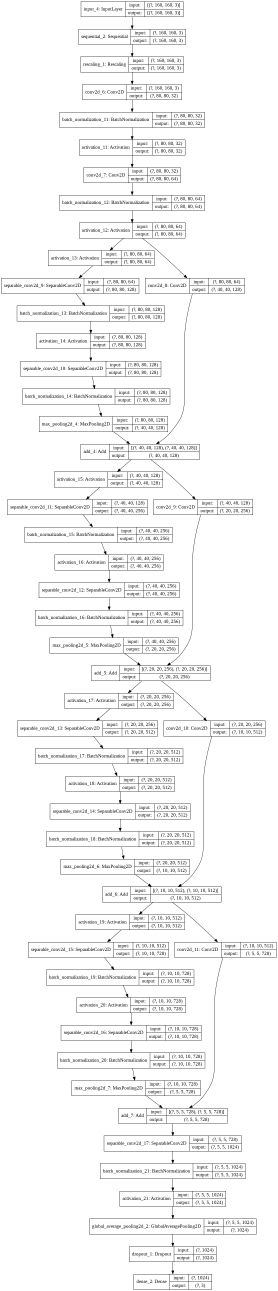
#> input picture Colab Notebooks/covid-chestxray-dataset-master/COVID19_images/model.png, 1111 x 5164 px, given as the content of the folder /content/gdrive/My Drive/Colab Notebooks/scraped, which was not available (shown at 1/4 size)
$ jupyter execute Data_Collection_and_Preprocessing.ipynb   (shell and % lines are left out)   (older library calls are emulated)   (text cells are left out)
#> lines starting #> are read from the running program, lines starting #| are printed output that depends on the picture; pictures that were not available may be replaced by others from this repository, and a replacement may not be noted
#> (the call stopped at in download_images, `remote = urllib.request.urlopen(url)`: the network is not available in this run)
[cell 1]
# get the data in as usual
from google.colab import drive
import urllib.request
import os.path
from PIL import Image
import shutil, os
import zipfile
import matplotlib.pyplot as plt
import numpy as np
import pandas as pd
import pprint
import matplotlib.pyplot as plt
import seaborn as sns
import glob

[cell 2]
from google.colab import drive
drive.mount('/content/gdrive', force_remount= True)
 # %cd /content/gdrive/My\ Drive/ # need to mount to Google Drive
os.chdir("/content/gdrive/My Drive/Colab Notebooks/covid-chestxray-dataset-master/COVID19_images") ### for my testing

[cell 3]
#This function is for downloading images from a link and unzipping them to a specfied directory
def download_images(working_directory, url):

  #Working directory is where you want to files to be downloaded
  working_directory = working_directory
  #URL is the download link. **NOTE THAT THIS DOESN'T WORK WITH KAGGLE**
  url = url

  #Set the current working directory
  try:
    os.chdir(working_directory)
  except Exception as e:
    print(e)

  remote = urllib.request.urlopen(url)  # read remote file
  data = remote.read()  # read from remote file
  remote.close()  # close urllib request
  local = open('download.zip', 'wb')  # write binary to local file
  local.write(data)
  local.close()  # close file

  #Try to unzip the files
  try:
    with zipfile.ZipFile("download.zip", 'r') as zip_ref:
      zip_ref.extractall()
    print("Unzipping files successful!")

  except Exception as e:
    print(e)

#Example use:
#working_directory = "/content/gdrive/My Drive/Colab Notebooks/scraped"
#url = "http://images.cocodataset.org/zips/val2017.zip"
#download_images(working_directory, url)

[cell 4]
#This function is for searching the given directory and all subfolders for images and
#placing them into one of three folders (healthy, bacterial, or covid) in the specified directory.
#If the folders don't already exist, then they will be created.
#Image directory is the parent directory containing the images (can also be in the subfolders)
#Working directory is where you want the folders to be created and images to be moved
#Status is the type of image contained the the image_directory folder. Must be one type.

def move_images(image_directory, working_directory, status):
#> called with status = 'covid'
  image_directory = image_directory
  working_directory = working_directory
  status = status
  os.chdir(working_directory)

  dirName = 'images_directory' #### changed this

  try:
      # Create target Directory
      os.mkdir(dirName)
      print("\nDirectory" , dirName ,  "created")
  except FileExistsError:
      print("\nDirectory" , dirName ,  "already exists")

  folders = "healthy covid bacterial"
  folders = folders.split()
  folders = [dirName + "/" + s for s in folders]

  for names in folders:
    try:
        # Create target Directory
        os.mkdir(names)
        print("Directory" , names ,  "created ")
    except FileExistsError:
        print("Directory" , names ,  "already exists")

  names = [os.path.join(name)
             for root, dirs, files in os.walk(image_directory)
             for name in files
             if name.endswith((".jpg", ".jpeg", ".gif", ".png", ".tif", ".bmp"))]

  roots = [os.path.join(root)
              for root, dirs, files in os.walk(image_directory)
              for name in files
              if name.endswith((".jpg", ".jpeg", ".gif", ".png", ".tif", ".bmp"))]

  filepath = os.path.join(working_directory, "images_directory", status)

  for root, name in zip(roots, names):
    if os.path.exists(filepath + name):
      pass
    else:
      shutil.copy(os.path.join(root, name), filepath)

# [6 lines of commented-out code are left out]

[cell 5]
#This function is for cropping images from the center
def crop_center(pil_img, crop_width, crop_height):
    img_width, img_height = pil_img.size
    return pil_img.crop(((img_width - crop_width) // 2,
                         (img_height - crop_height) // 2,
                         (img_width + crop_width) // 2,
                         (img_height + crop_height) // 2))

[cell 6]
#This function will take process all images in the specified folder, including subfolders.
#We can play with the resizing parameters
def image_preprocessing(image_directory):

  imagefiles = [os.path.join(root, name)
             for root, dirs, files in os.walk(image_directory)
             for name in files
             if name.endswith((".jpg", ".jpeg", ".gif", ".png", ".tif", ".bmp"))]

  filepath = os.path.join(working_directory, "images_directory", status)

  for item in imagefiles:
      im = Image.open(item)
#> im is the input picture: PIL image 1111x5164 RGBA; mean R, G, B, A 245.8, 245.8, 245.8, 254.9
      f, e = os.path.splitext(item)
      im = im.resize((1500,1500), Image.ANTIALIAS)
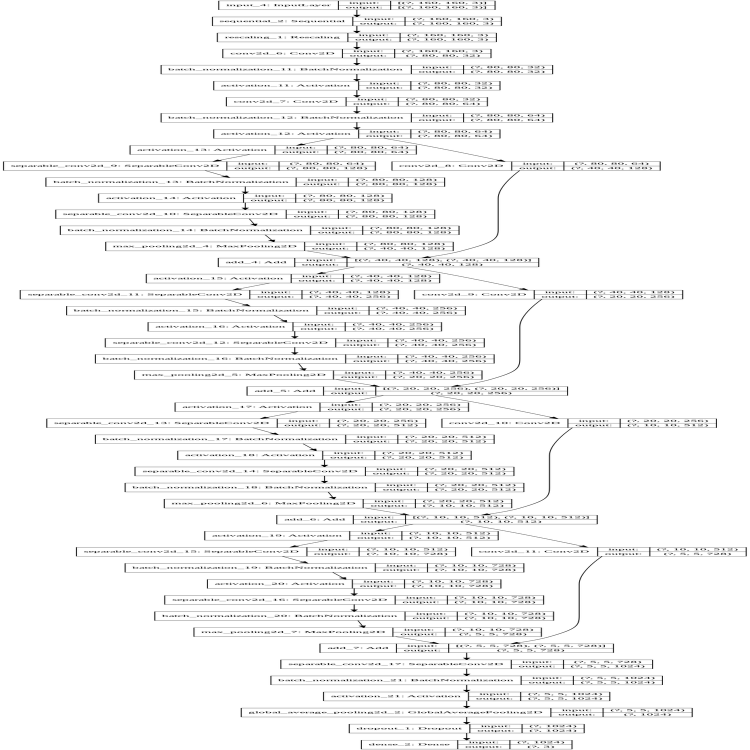
#> im: PIL image 1500x1500 RGBA (shown at 1/2 size); mean R, G, B, A 244.8, 244.8, 244.8, 254.9; transparent parts drawn white
      im = crop_center(im, 1200, 1200)
#> in crop_center, `return pil_img.crop(((img_width - crop_width) // 2, (img_height - crop..`:
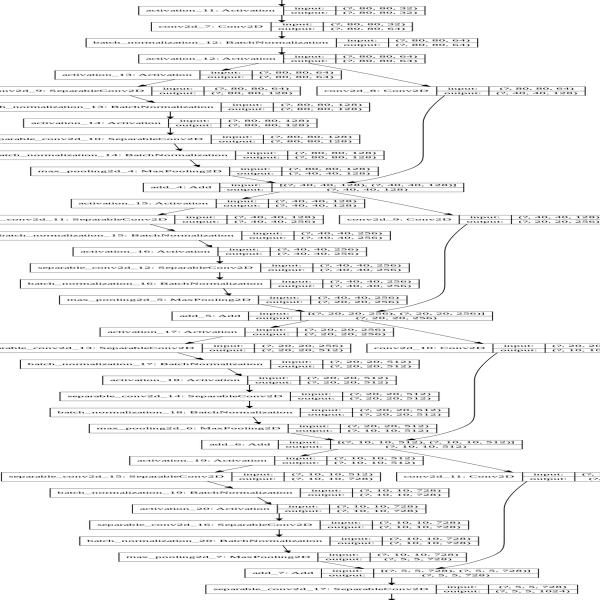
#> returned value: PIL image 1200x1200 RGBA (shown at 1/2 size); mean R, G, B, A 242.2, 242.2, 242.2, 255
      im = im.resize((224,224), Image.ANTIALIAS)
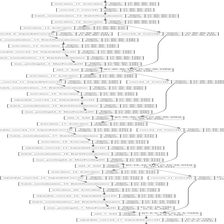
#> im: PIL image 224x224 RGBA; mean R, G, B, A 241.8, 241.8, 241.8, 255
      im.save(item, format = "PNG", quality=90)

#image_directory = "/content/gdrive/My Drive/Colab Notebooks/scraped/images_directory/healthy"
#image_preprocessing(image_directory)
